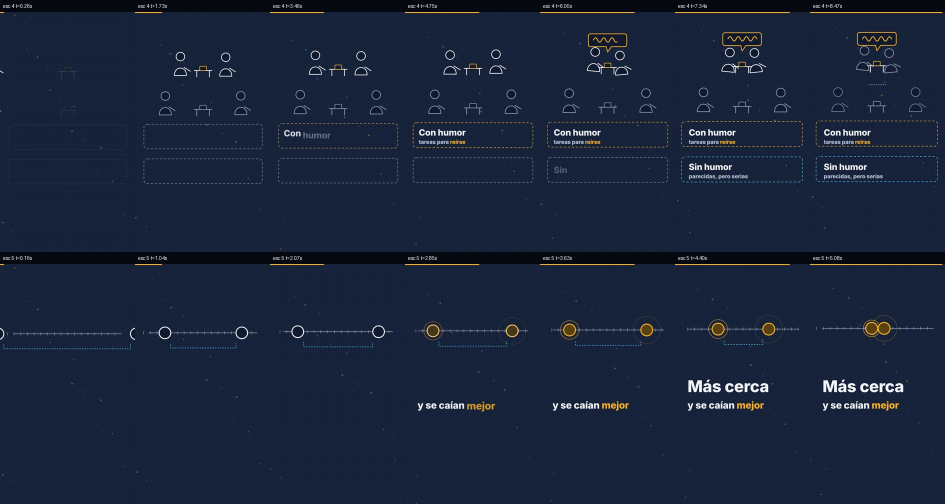
#> input picture 05_calendario/animaciones/MDS-039/hoja.jpg, 1890 x 1008 px (shown at 1/2 size)
$ python -i visual.py   (imports and definitions only)
#> lines starting #> are read from the running program, lines starting #| are printed output that depends on the picture
#!/usr/bin/env python3
# -*- coding: utf-8 -*-
"""
03_produccion/pipeline/visual.py — C50 · de dónde sale la imagen de cada plano.
Versión 13 del plan (23/09/2026): entra en producción.

Tres órdenes:

  resolver     Lee el campo «visual» de los guiones que aún no se han
               publicado, busca en Pexels y en Pixabay, genera con Cloudflare
               Workers AI lo que el archivo no tiene, elige y deja en
               05_calendario/visuales/:
                 <ID>.json  el manifiesto: qué plano va en cada escena, de
                            dónde sale, su autor, su enlace y su licencia
                            (regla 9), y dónde va el texto para no tapar caras;
                 <ID>.jpg   la hoja de contactos, que mira la revisión diaria;
                 <ID>/      las imágenes generadas (no se pueden volver a
                            descargar, así que se guardan).
               La lanza el workflow «Visuales (C50)». Necesita red y las
               claves PEXELS_API_KEY, PIXABAY_API_KEY, CLOUDFLARE_ACCOUNT_ID y
               CLOUDFLARE_API_TOKEN (la que falte, esa fuente se salta).

  traer        En producir.yml, ANTES del render: baja los planos del
               manifiesto a build/<ID>/visual/ y deja visual/local.json, que es
               lo único que lee render.py (el render no usa la red, regla
               11.6). No necesita claves: los enlaces del archivo son
               públicos. NUNCA falla la producción: lo que no baja sale como
               tarjeta de marca, y sin manifiesto el Short sale como siempre.

  diagnostico  Prueba las tres claves y deja lo que contesta cada servicio en
               05_calendario/visuales/diagnostico.json (y en el resumen del
               workflow). Existe porque el 23/09 la variante C de la prueba no
               sacó ni una imagen y nadie pudo saber por qué: el error se
               tragaba.

Lo que se pidió al ver la prueba del 23/09 (07_pruebas/visual-23-09.md) y
dónde está:
  · planos que no pegan con la frase → puntuación de relevancia contra el
    título del clip (`relevancia`), varias búsquedas por plano, y la hoja de
    contactos con la frase exacta que suena durante cada plano;
  · planos quietos (el sillón de MDS-025) → se mide el movimiento de cada
    candidato y se descarta el que no se mueve (`MOV_MIN`);
  · el título encima de una cara → OpenCV busca caras en cada plano y el
    texto se va a la banda donde no las hay (`texto_pos`), y el encuadre se
    centra en ellas;
  · nada de repetir un clip ya usado en otro Short.

Uso:
    python3 visual.py resolver                    # todo lo pendiente
    python3 visual.py resolver MDS-024 --forzar   # uno, aunque no haya cambiado
    python3 visual.py traer build/MDS-024.es/guion.timed.json
    python3 visual.py diagnostico
"""
import argparse
import base64
import hashlib
import io
import json
import os
import re
import shutil
import subprocess
import sys
import time
import urllib.error
import urllib.parse
import urllib.request
from datetime import datetime, timedelta, timezone
from pathlib import Path

AQUI = Path(__file__).resolve().parent
RAIZ = AQUI.parents[1]
sys.path.insert(0, str(AQUI))
import fondo_visual  # noqa: E402

GUIONES = RAIZ / "05_calendario" / "guiones"
VISUALES = RAIZ / "05_calendario" / "visuales"
REGISTRO = RAIZ / "05_calendario" / "registro_publicaciones.json"
AJUSTES = VISUALES / "ajustes.json"
APAGADO = VISUALES / "APAGADO"
CACHE = RAIZ / "03_produccion" / "cache_visual"     # en .gitignore: solo copias ligeras para analizar

VERSION = 1           # subirla obliga a volver a resolver todo lo pendiente
AGENTE = "MecanicaDelHumor-C50/1.0 (+https://github.com/mecanicadelhumor/mecanica-del-humor)"
FPS = 30
PALABRAS_MIN = 130    # la misma estimación de ritmo que validar_guion.py

MOV_MIN = 0.5         # por debajo, el plano se ve quieto (medido sobre 96x96 a 5 fps; ver movimiento())
RELEVANCIA_MIN = 0.34 # al menos un tercio de las palabras de la búsqueda en el título del clip
RELEVANCIA_FLOJA = 0.2  # por debajo, el clip no tiene nada que ver: antes la tarjeta de marca
CANDIDATOS_A_MIRAR = 4
DIAS_DE_HOJAS = 14    # las hojas y las imágenes generadas de lo ya publicado se borran pasado esto
TRAER_MAX_S = 480     # lo más que puede tardar `traer` en producción, con la red como esté

LICENCIA_PEXELS = "Licencia de Pexels (uso gratuito, también comercial; https://www.pexels.com/license/)"
LICENCIA_PIXABAY = ("Licencia de contenido de Pixabay (uso gratuito, también comercial; "
                    "https://pixabay.com/service/license-summary/)")
MODELO_IA = "@cf/black-forest-labs/flux-2-klein-4b"      # admite ancho y alto (256-1920): sale vertical
MODELO_IA_RESPALDO = "@cf/black-forest-labs/flux-1-schnell"  # solo cuadrado: se recorta
LICENCIA_IA = ("Imagen generada con IA ({modelo}, Black Forest Labs) en Cloudflare Workers AI. "
               "Se declara en la descripción y como contenido sintético.")
ESTILO_IA = (", vertical 9:16 photo, realistic, natural light, candid, "
             "no text, no captions, no watermark, no logos")
ANCHO_IA, ALTO_IA = 768, 1360   # múltiplos de 16; ~104-156 neuronas por imagen (de 10.000 al día)

# Bandas donde va el texto en modo archivo, en fracción del alto (escena.html).
BANDAS = {"abajo": (960 / 1920, 1490 / 1920), "arriba": (250 / 1920, 920 / 1920)}
RELACION = 1080 / 1920


# ---------------------------------------------------------------------------
# Red
# ---------------------------------------------------------------------------
class ErrorHTTP(Exception):
    # [4 lines left out: function __init__, not called in this run]


class ErrorIA(RuntimeError):
    """Ningún modelo de imagen ha dado imagen. `pasajero` dice si merece la
    pena volver a intentarlo más tarde (cuota, 5xx, red) o no (clave, permiso)."""
    def __init__(self, mensaje, pasajero):
        super().__init__(mensaje)
        self.pasajero = pasajero


# [40 lines left out: functions pasajero, pedir, not called in this run]


def pedir_json(url, cabeceras=None, datos=None):
    cuerpo = json.dumps(datos).encode("utf-8") if datos is not None else None
    return json.loads(pedir(url, cabeceras, cuerpo, "application/json" if cuerpo else None))


# [14 lines left out: functions descargar, _multipart, not called in this run]


# ---------------------------------------------------------------------------
# Relevancia: cuántas palabras de la búsqueda están en el título del clip
# ---------------------------------------------------------------------------
_VACIAS = set("""a an the of on in at with and or to for from by is are his her their its into
over under near while one two some very as up down out off this that these those who
someone something person's""".split())
_SINONIMOS = {"women": "woman", "men": "man", "people": "person", "persons": "person",
              "guy": "man", "lady": "woman", "kids": "child", "kid": "child", "children": "child",
              "elderly": "old", "senior": "old", "seniors": "old", "aged": "old", "older": "old",
              "grandmother": "old", "grandfather": "old", "retiree": "old", "retired": "old",
              "phone": "phone", "smartphone": "phone", "cellphone": "phone", "mobile": "phone",
              "laughter": "laugh", "laughs": "laugh", "smiles": "smile", "smiling": "smile"}


# [5 lines left out: function _raiz, not called in this run]


def _palabras(texto):
    return [w for w in re.findall(r"[a-z]+", (texto or "").lower())
            if w not in _VACIAS and len(w) > 1]


# [6 lines left out: function relevancia, not called in this run]


# ---------------------------------------------------------------------------
# Las fuentes. Cada búsqueda devuelve candidatos homogéneos, sin descargar.
# ---------------------------------------------------------------------------
_CACHE_BUSQUEDAS = {}


# [161 lines left out: functions _slug, _pexels_candidato, buscar_pexels, _pixabay_candidato, buscar_pixabay, clip_fijado and 3 more, not called in this run]


def fotograma(fichero, instante, destino):
    _ffmpeg_bytes("-ss", f"{instante:.2f}", "-i", str(fichero), "-frames:v", "1", "-y", str(destino))
    return destino


_DETECTORES = None
# Qué pasó al montar el detector de caras. Va al manifiesto, a la hoja de
# contactos y a diagnostico.json (28/09/2026, trampa 42): del 24 al 28 de
# septiembre caras() devolvió [] en los 51 planos de siete Shorts sin que nada
# lo dijera, y el 28 salió un Short con la banda de texto encima de una cara.
# Un detector que no está no es «no hay caras»: es «no lo sé», y se dice.
ESTADO_CARAS = "sin probar"


MODELO_CARAS = RAIZ / "03_produccion" / "modelos" / "face_detection_yunet_2023mar.onnx"


def detector_caras():
    """Monta el detector una vez y devuelve (detector, estado).

    YuNet primero (28/09/2026): una red pequeña (232 KB, licencia MIT, del
    opencv_zoo, en 03_produccion/modelos/ con su licencia al lado) que OpenCV
    trae de serie desde la 4.5.4 **y también en la 5**, que es la que se instala
    hoy. Medido sobre las quince fotos de 02_marca/banco/: ve las caras de las
    quince, incluidos los grupos (cuatro en «grupo mirando el móvil», donde Haar
    no veía ninguna), y con menos falsos positivos. Haar se queda de respaldo
    por si faltara el modelo."""
    global _DETECTORES, ESTADO_CARAS
    if _DETECTORES is not None:
        return _DETECTORES, ESTADO_CARAS
    try:
        import cv2
    except ImportError as ex:
        _DETECTORES, ESTADO_CARAS = [], f"SIN DETECTOR: no se puede importar cv2 ({ex})"
        return _DETECTORES, ESTADO_CARAS
    fallos = []
    if hasattr(cv2, "FaceDetectorYN") and MODELO_CARAS.exists():
        try:
            det = cv2.FaceDetectorYN.create(str(MODELO_CARAS), "", (320, 320), 0.6, 0.3, 5000)
            _DETECTORES = [("yunet", det)]
            ESTADO_CARAS = f"ok: YuNet, OpenCV {cv2.__version__}"
            return _DETECTORES, ESTADO_CARAS
        except Exception as ex:
            fallos.append(f"YuNet: {type(ex).__name__}: {ex}")
    else:
        fallos.append("YuNet: no hay FaceDetectorYN o falta el modelo")
    try:
        haar = [cv2.CascadeClassifier(cv2.data.haarcascades + n)
                for n in ("haarcascade_frontalface_default.xml", "haarcascade_profileface.xml")]
        if any(d.empty() for d in haar):
            raise RuntimeError("los ficheros Haar no se han podido cargar")
        _DETECTORES = [("haar", d) for d in haar]
        ESTADO_CARAS = f"ok: Haar frontal y de perfil (respaldo), OpenCV {cv2.__version__}"
    except Exception as ex:
        fallos.append(f"Haar: {type(ex).__name__}: {ex}")
        _DETECTORES = []
        ESTADO_CARAS = (f"SIN DETECTOR: OpenCV {getattr(cv2, '__version__', '?')}. "
                        + " · ".join(fallos) + ". Las caras no se miran.")
    return _DETECTORES, ESTADO_CARAS


def caras(ruta_imagen):
    """Caras en una imagen, como [x, y, ancho, alto] en fracción del cuadro.
    Aquí basta con saber DÓNDE hay una cara: para no poner el texto encima y
    para centrar el recorte. Sin red en ningún caso: el modelo va en el
    repositorio."""
    # Historia (25/09/2026, revisión diaria): OpenCV 5.0 —opencv-python-headless
    # sin versión fijada en visuales.yml— quitó CascadeClassifier de la build
    # headless. Antes de aquel arreglo el AttributeError subía hasta mirar() y
    # cada candidato de cada plano se descartaba: MDS-024 y MDS-025 salieron sin
    # una sola imagen. El arreglo lo degradó a «sin caras»… en silencio, y eso
    # es lo que el 28/09 dejó una cara debajo del texto en MDS-026 (trampa 42).
    # Desde el 28/09 el detector es YuNet, que la 5 sí trae, y
    # detector_caras() dice en voz alta si no hay ninguno.
    try:
        import cv2
    except ImportError:
        detector_caras()
        return []
    detectores, _ = detector_caras()
    if not detectores:
        return []
    img = cv2.imread(str(ruta_imagen))
#> img is the input picture: shape (1008, 1890, 3); mean B, G, R 58.3, 36.2, 25.2
    if img is None:
        return []
    alto, ancho = img.shape[:2]
#> alto = 1008; ancho = 1890
    halladas = []
    if detectores[0][0] == "yunet":
        det = detectores[0][1]
        try:
            det.setInputSize((ancho, alto))
            _, filas = det.detect(img)
        except Exception:
            filas = None
        for f in (filas if filas is not None else []):
            x, y, w, h = (int(round(float(v))) for v in f[:4])
            x0, y0 = max(0, x), max(0, y)
            x1, y1 = min(ancho, x + w), min(alto, y + h)
            if x1 > x0 and y1 > y0:
                halladas.append((x0, y0, x1 - x0, y1 - y0))
    else:
        gris = cv2.cvtColor(img, cv2.COLOR_BGR2GRAY)
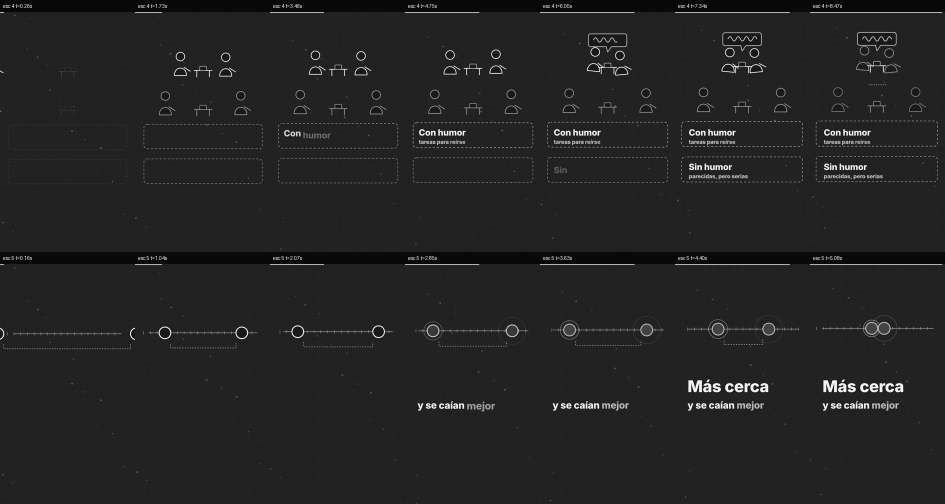
#> gris: shape (1008, 1890) (shown at 1/2 size); min 1, max 255, mean 35.3
        lado = max(20, min(ancho, alto) // 14)
#> lado = 72
        # En gris tal cual y con el histograma ecualizado: cada versión encuentra
        # caras que la otra pierde (la ecualizada falla sobre fondos lisos y
        # oscuros; la otra, en contraluz). Se juntan y se quitan los duplicados.
        for imagen in (gris, cv2.equalizeHist(gris)):
            for _, d in detectores:
                for (x, y, w, h) in d.detectMultiScale(imagen, scaleFactor=1.1, minNeighbors=6,
                                                        minSize=(lado, lado)):
                    halladas.append((int(x), int(y), int(w), int(h)))
#> this loop made 2 passes
#> after the loop, halladas = []
    unicas = []
    for c in sorted(halladas, key=lambda c: -c[2] * c[3]):
        x, y, w, h = c
        if any(min(x + w, u[0] + u[2]) - max(x, u[0]) > 0.4 * min(w, u[2])
               and min(y + h, u[1] + u[3]) - max(y, u[1]) > 0.4 * min(h, u[3]) for u in unicas):
            continue
        unicas.append(c)
#> this loop made 0 passes
#> after the loop, unicas = []
    return [[round(x / ancho, 4), round(y / alto, 4), round(w / ancho, 4), round(h / alto, 4)]
            for x, y, w, h in unicas]


# [74 lines left out: functions encuadre, caras_en_cuadro, mirar, not called in this run]


# ---------------------------------------------------------------------------
# Especificación: el campo «visual» del guion, más los ajustes de la revisión
# ---------------------------------------------------------------------------
def _sha(texto):
    return hashlib.sha1((texto or "").encode("utf-8")).hexdigest()[:12]


# [685 lines left out: functions ajustes_de, especificacion, firma, duracion_estimada, usados_en_otros, publicados and 15 more, not called in this run]


# [2 lines not run here, left out]

>>> result = caras('../../05_calendario/animaciones/MDS-039/hoja.jpg')
#> result = []
